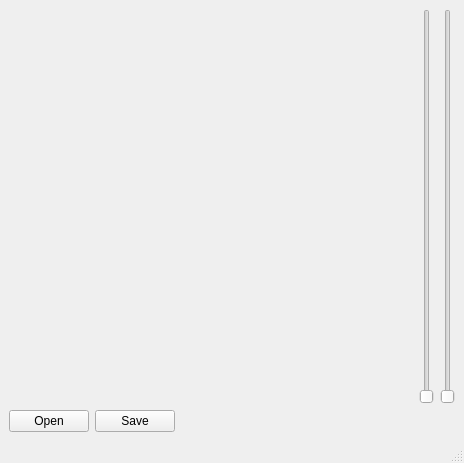
<?xml version="1.0" encoding="UTF-8"?>
<ui version="4.0">
 <class>MainWindow</class>
 <widget class="QMainWindow" name="MainWindow">
  <property name="geometry">
   <rect>
    <x>0</x>
    <y>0</y>
    <width>464</width>
    <height>463</height>
   </rect>
  </property>
  <property name="windowTitle">
   <string>MainWindow</string>
  </property>
  <widget class="QWidget" name="centralwidget">
   <layout class="QGridLayout" name="gridLayout_2">
    <item row="0" column="0">
     <layout class="QGridLayout" name="gridLayout">
      <item row="0" column="0" colspan="3">
       <layout class="QHBoxLayout" name="horizontalLayout">
        <item>
         <widget class="QLabel" name="label">
          <property name="text">
           <string/>
          </property>
          <property name="pixmap">
           <pixmap>Screen Shot 2021-11-28 at 3.45.02 AM.png</pixmap>
          </property>
          <property name="scaledContents">
           <bool>true</bool>
          </property>
         </widget>
        </item>
        <item>
         <widget class="QSlider" name="verticalSlider">
          <property name="orientation">
           <enum>Qt::Vertical</enum>
          </property>
         </widget>
        </item>
        <item>
         <widget class="QSlider" name="verticalSlider_2">
          <property name="orientation">
           <enum>Qt::Vertical</enum>
          </property>
         </widget>
        </item>
       </layout>
      </item>
      <item row="1" column="0">
       <widget class="QPushButton" name="pushButton">
        <property name="text">
         <string>Open</string>
        </property>
       </widget>
      </item>
      <item row="1" column="1">
       <widget class="QPushButton" name="pushButton_2">
        <property name="text">
         <string>Save</string>
        </property>
       </widget>
      </item>
      <item row="1" column="2">
       <spacer name="horizontalSpacer">
        <property name="orientation">
         <enum>Qt::Horizontal</enum>
        </property>
        <property name="sizeHint" stdset="0">
         <size>
          <width>40</width>
          <height>20</height>
         </size>
        </property>
       </spacer>
      </item>
     </layout>
    </item>
   </layout>
  </widget>
  <widget class="QMenuBar" name="menubar">
   <property name="geometry">
    <rect>
     <x>0</x>
     <y>0</y>
     <width>464</width>
     <height>24</height>
    </rect>
   </property>
  </widget>
  <widget class="QStatusBar" name="statusbar"/>
 </widget>
 <resources/>
 <connections>
  <connection>
   <sender>verticalSlider</sender>
   <signal>valueChanged(int)</signal>
   <receiver>label</receiver>
   <slot>setNum(int)</slot>
   <hints>
    <hint type="sourcelabel">
     <x>413</x>
     <y>179</y>
    </hint>
    <hint type="destinationlabel">
     <x>387</x>
     <y>184</y>
    </hint>
   </hints>
  </connection>
  <connection>
   <sender>verticalSlider_2</sender>
   <signal>valueChanged(int)</signal>
   <receiver>label</receiver>
   <slot>setNum(int)</slot>
   <hints>
    <hint type="sourcelabel">
     <x>438</x>
     <y>253</y>
    </hint>
    <hint type="destinationlabel">
     <x>382</x>
     <y>265</y>
    </hint>
   </hints>
  </connection>
  <connection>
   <sender>pushButton</sender>
   <signal>clicked()</signal>
   <receiver>label</receiver>
   <slot>clear()</slot>
   <hints>
    <hint type="sourcelabel">
     <x>48</x>
     <y>403</y>
    </hint>
    <hint type="destinationlabel">
     <x>45</x>
     <y>365</y>
    </hint>
   </hints>
  </connection>
  <connection>
   <sender>pushButton_2</sender>
   <signal>clicked()</signal>
   <receiver>label</receiver>
   <slot>clear()</slot>
   <hints>
    <hint type="sourcelabel">
     <x>133</x>
     <y>410</y>
    </hint>
    <hint type="destinationlabel">
     <x>126</x>
     <y>367</y>
    </hint>
   </hints>
  </connection>
 </connections>
</ui>
